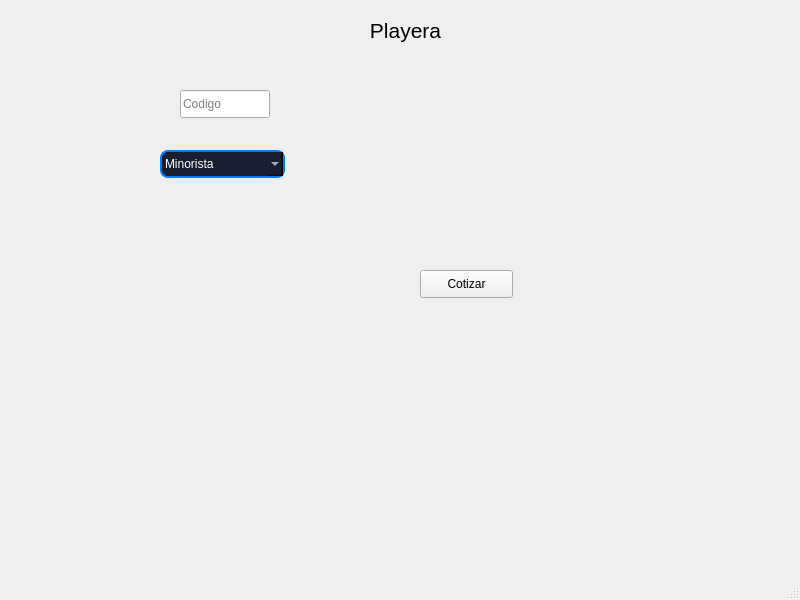
<?xml version="1.0" encoding="UTF-8"?>
<ui version="4.0">
 <class>MainWindow</class>
 <widget class="QMainWindow" name="MainWindow">
  <property name="geometry">
   <rect>
    <x>0</x>
    <y>0</y>
    <width>800</width>
    <height>600</height>
   </rect>
  </property>
  <property name="windowTitle">
   <string>MainWindow</string>
  </property>
  <widget class="QWidget" name="centralwidget">
   <widget class="QLineEdit" name="pedir2">
    <property name="geometry">
     <rect>
      <x>180</x>
      <y>90</y>
      <width>90</width>
      <height>28</height>
     </rect>
    </property>
    <property name="maximumSize">
     <size>
      <width>16777215</width>
      <height>16777215</height>
     </size>
    </property>
    <property name="inputMask">
     <string/>
    </property>
    <property name="text">
     <string/>
    </property>
    <property name="placeholderText">
     <string>Codigo </string>
    </property>
   </widget>
   <widget class="QComboBox" name="pedir1">
    <property name="geometry">
     <rect>
      <x>160</x>
      <y>150</y>
      <width>125</width>
      <height>28</height>
     </rect>
    </property>
    <property name="minimumSize">
     <size>
      <width>125</width>
      <height>0</height>
     </size>
    </property>
    <property name="styleSheet">
     <string notr="true">border: 2px solid  rgb(0,126,249);
border-radius: 8px;
color:rgb(255, 255, 255);
background-color:rgb(24, 30, 50);
font: 75 12pt&quot;Times New Roman&quot;;</string>
    </property>
    <item>
     <property name="text">
      <string>Minorista</string>
     </property>
    </item>
    <item>
     <property name="text">
      <string>Mayorista</string>
     </property>
    </item>
   </widget>
   <widget class="QLabel" name="label_nombre">
    <property name="geometry">
     <rect>
      <x>100</x>
      <y>10</y>
      <width>611</width>
      <height>41</height>
     </rect>
    </property>
    <property name="font">
     <font>
      <family>Microsoft Sans Serif</family>
      <pointsize>16</pointsize>
     </font>
    </property>
    <property name="styleSheet">
     <string notr="true"/>
    </property>
    <property name="text">
     <string>Playera</string>
    </property>
    <property name="alignment">
     <set>Qt::AlignCenter</set>
    </property>
    <property name="buddy">
     <cstring></cstring>
    </property>
   </widget>
   <widget class="QPushButton" name="btn_cotizar">
    <property name="geometry">
     <rect>
      <x>420</x>
      <y>270</y>
      <width>93</width>
      <height>28</height>
     </rect>
    </property>
    <property name="text">
     <string>Cotizar</string>
    </property>
   </widget>
  </widget>
  <widget class="QMenuBar" name="menubar">
   <property name="geometry">
    <rect>
     <x>0</x>
     <y>0</y>
     <width>800</width>
     <height>26</height>
    </rect>
   </property>
  </widget>
  <widget class="QStatusBar" name="statusbar"/>
 </widget>
 <resources/>
 <connections/>
</ui>
